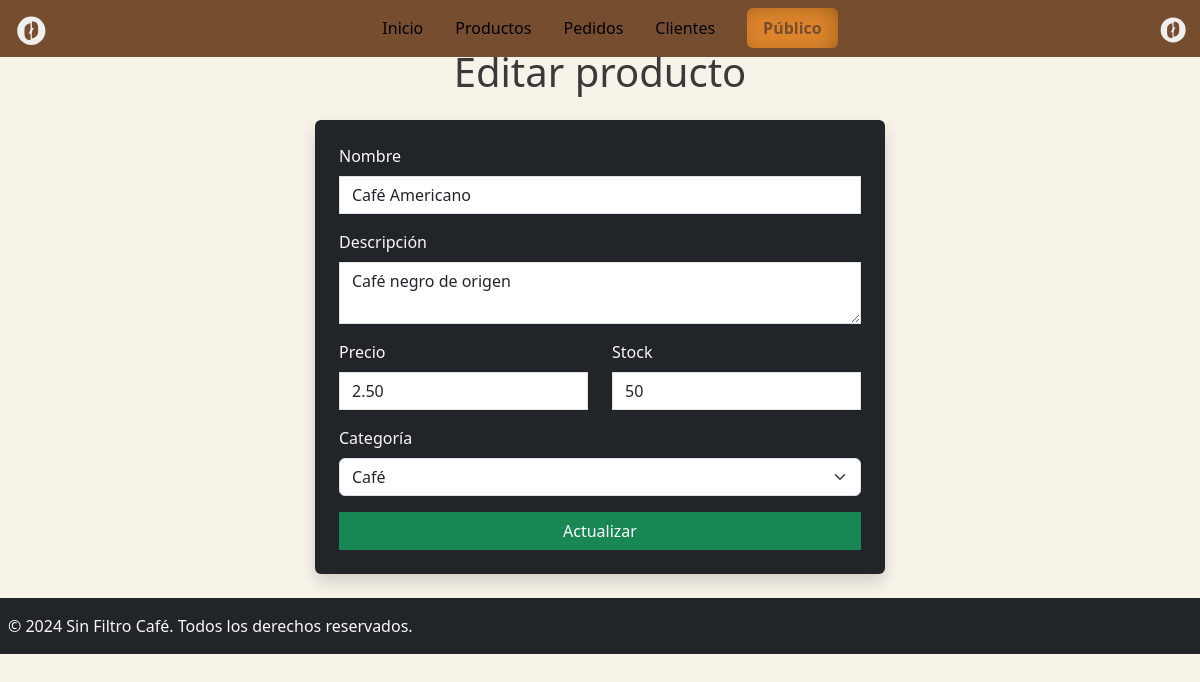
Page /admin/vistas/producto/editar.php?id=1 (signed in) on the committed database.
### tables this page shows
CREATE TABLE `productos` (
  `id` int(11) NOT NULL,
  `nombre` varchar(100) NOT NULL,
  `descripcion` varchar(255) DEFAULT NULL,
  `precio` decimal(10,2) NOT NULL,
  `stock` int(11) NOT NULL,
  `categoria_id` int(11) DEFAULT NULL,
  `imagen` varchar(55) DEFAULT NULL
);

### admin/vistas/producto/editar.php (the view, shortened to what this page needs)
<?php
require_once "../../../includes/header.php";
if ($_SERVER['REQUEST_METHOD'] == 'GET' && isset($_GET['id'])) {
    $id = $_GET['id'];
    try {
        $conexion = conectarBaseDatos();
        $sql = "SELECT * FROM productos WHERE id = :id";
        $stmt = $conexion->prepare($sql);
        $stmt->execute([':id' => $id]);
        $producto = $stmt->fetch(PDO::FETCH_ASSOC);
    } catch (PDOException $e) {
        die('<div class="alert alert-danger">Error al obtener el producto: ' . $e->getMessage() . '</div>');
    }
}
?>
<?php
    if ($producto['categoria_id'] == 1) {
        $categoria = "Café";
    }elseif ($producto['categoria_id'] == 2) {
        $categoria = "Bebida";
    }elseif ($producto['categoria_id'] == 3) {
        $categoria = "Dulce";
    }elseif ($producto['categoria_id'] == 4) {
        $categoria = "Salado";
    }
?>
<div class="container mt-5">
    <h1 class="text-center mb-4">Editar producto</h1>
    <?php if (isset($producto)): ?>
        <div class="row">
            <form method="POST" action="editar.php" class="shadow p-4 rounded bg-dark col-12 col-md-8 col-lg-6 offset-md-2 offset-lg-3">
                <div class="mb-3">
                    <label for="nombre" class="form-label text-light">Nombre</label>
                    <input type="text" name="nombre" class="form-control" id="nombre"
                        value="<?= htmlspecialchars($producto['nombre']) ?>" required>
                </div>
                <div class="mb-3">
                    <label for="descripcion" class="form-label text-light">Descripción</label>
                    <textarea name="descripcion" class="form-control" id="descripcion"
                        required><?= htmlspecialchars($producto['descripcion']) ?></textarea>
                </div>
                <div class="row">
                    <div class="mb-3 col">
                        <label for="precio" class="form-label text-light">Precio</label>
                        <input type="number" name="precio" class="form-control" id="precio"
                            value="<?= htmlspecialchars($producto['precio']) ?>" required>
                    </div>
                    <div class="mb-3 col">
                        <label for="stock" class="form-label text-light">Stock</label>
                        <input type="number" name="stock" class="form-control" id="stock"
                            value="<?= htmlspecialchars($producto['stock']) ?>" required>
                    </div>
                </div>
                <div class="mb-3">
                    <label for="categoria_id" class="form-label text-light">Categoría</label>
                    <select class="form-select" aria-label="Default select example" id="categoria_id" name="categoria_id">
                        <option value="1" <?= $categoria == 1 ? 'selected' : '' ?>>Café</option>
                    </select required>
                </div>
                <button type="submit" class="btn btn-success w-100">Actualizar</button>
            </form>
        </div>
    <?php else: ?>
        <p class="text-danger">ID de producto inválido.</p>
    <?php endif; ?>
</div>
<?php
require_once "../../../includes/footer.php";
?>

### styles/style.css (style rules this page uses)
* { box-sizing: border-box; margin: 0; padding: 0; }
body { background-color: #f8f3e9; color: #3a3a3a; display: flex; flex-direction: column; min-height: 100vh; }
.form-control, .btn { border-radius: 0; }

### rows in the picture
productos: nombre "Café Americano", descripcion "Café negro de origen", precio "2.50", stock "50"
